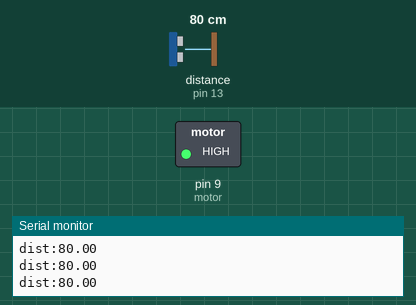
This sketch was run on a simulated Arduino Uno, built with avr-gcc and run on an emulated ATmega328P. Shown: switched loads named in the sketch (green lamp = pin HIGH), the last lines printed to the serial monitor. The test bench sets the inputs (shaded band); at power-on: distance to the obstacle (sensor on pin 13) 80 cm.

Above: at 1.2 s.
1.3 s: distance to the obstacle (sensor on pin 13) set to 18 cm
At 2.0 s:
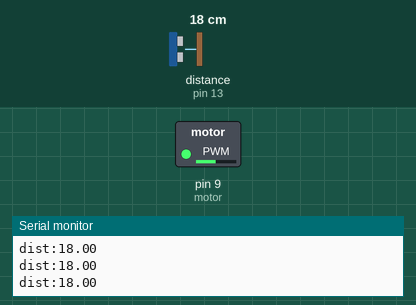
2.8 s: distance to the obstacle (sensor on pin 13) set to 60 cm
At 3.3 s:
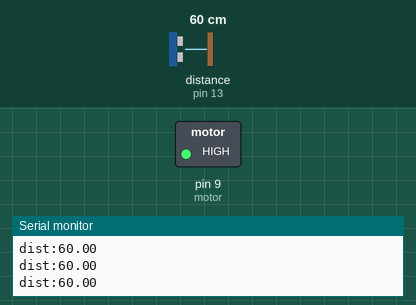
Timing chart, 0 to 5.8 s (numbered marks = the images above; inputs shaded):
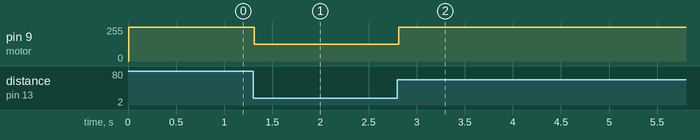

Measured:
- after the input at 1.3 s, pin 9 (motor): 255/255 → 125/255 at once
- after the input at 2.8 s, pin 9 (motor): 125/255 → 255/255 at once

The sketch:

HCSR04_MOTOR.ino
```cpp
#include <HCSR04.h>

UltraSonicDistanceSensor mSensor(12, 13);
int motor = 9;
float sensorVal = 0;

void setup () {
    Serial.begin(9600);

}

void loop () {
    sensorVal = (float)mSensor.measureDistanceCm();
    Serial.print("dist:");
    Serial.println(sensorVal);
    int motorSpeed = map(sensorVal, 0,18,0,125);
    analogWrite(motor,motorSpeed);

    delay(10);
}
```
